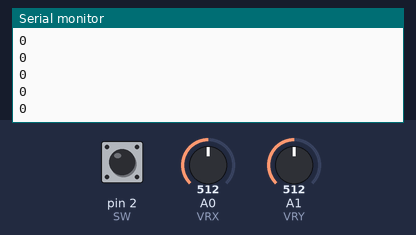
Recording of a sketch running on a simulated Arduino Uno, built with avr-gcc and run on an emulated ATmega328P. Parts: the last lines printed to the serial monitor. The test bench sets the inputs (shaded band); at power-on: A0 (VRX) = 512, pin 2 (SW) HIGH, A1 (VRY) = 512.

Above: at 1.2 s.
1.3 s: A0 (VRX) set to 716
At 1.31 s:
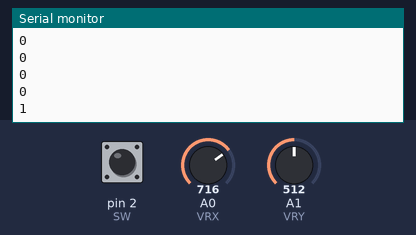
2.8 s: A0 (VRX) set to 306
At 2.81 s:
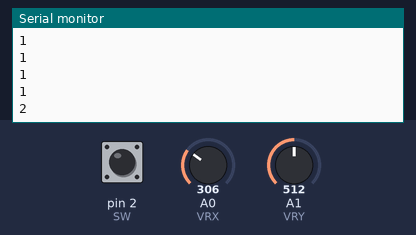
Timing chart, 0 to 5.8 s (numbered marks = the images above; inputs shaded):
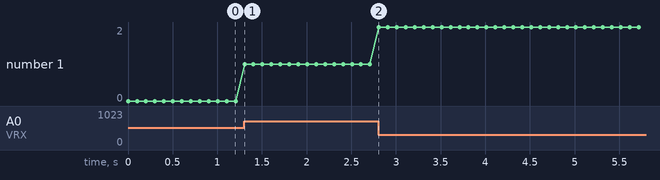

Measured:
- after the input at 1.3 s, the serial monitor: prints a new line at once (image 1)
- after the input at 2.8 s, the serial monitor: prints a new line at once (image 2)
- plotted number 1: 0 → 1 after the input at 1.3 s, 1 → 2 after the input at 2.8 s

The sketch:

Joystick.ino
```cpp
#define VRX A0
#define VRY A1
#define SW  2  // Joystick button pin

void setup() {
  pinMode(SW, INPUT_PULLUP); // Button is active LOW
  Serial.begin(9600);
}

void loop() {
  int xValue = analogRead(VRX);
  int yValue = analogRead(VRY);
  int buttonState = digitalRead(SW);

  int deadzone = 200;

  if (xValue > 512 + deadzone) {
    Serial.println(1); // Right
  }
  else if (xValue < 512 - deadzone) {
    Serial.println(2); // Left
  }
  else if (yValue < 512 - deadzone) {
    Serial.println(3); // Up
  }
  else if (yValue > 512 + deadzone) {
    Serial.println(4); // Down
  }
  else if (buttonState == LOW) {
    Serial.println(5); // Button Press
  }
  else {
    Serial.println(0); // Neutral
  }

  delay(100);
}
```
